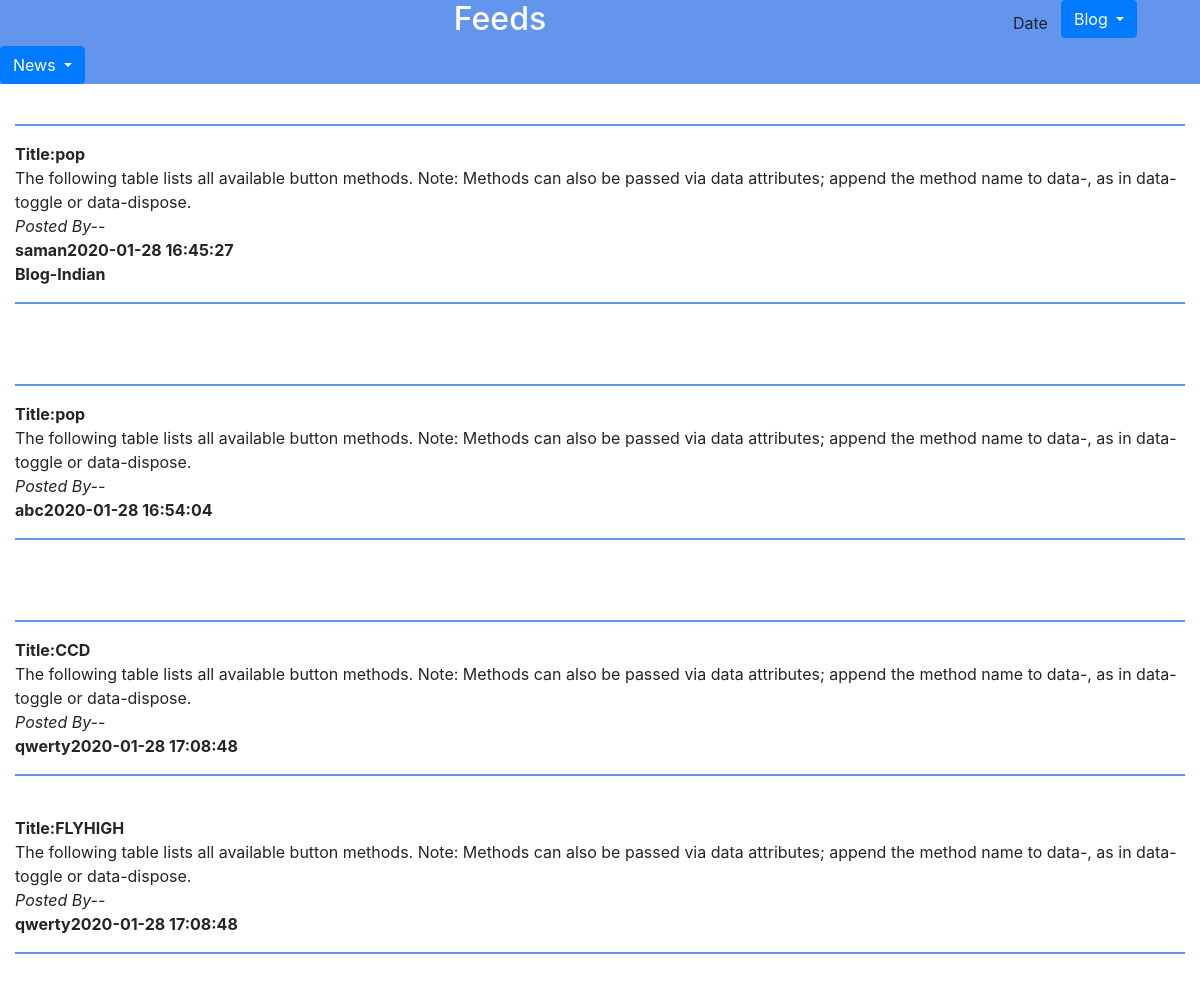
The page /Blogindian.php on the database its author committed.
### tables this page shows
CREATE TABLE `posts` (
  `id` int(20) NOT NULL,
  `name` varchar(200) NOT NULL,
  `title` varchar(200) NOT NULL,
  `post` varchar(200) NOT NULL,
  `time` timestamp NOT NULL DEFAULT current_timestamp() ON UPDATE current_timestamp(),
  `Category` varchar(20) NOT NULL
);

CREATE TABLE `posts1` (
  `id` int(20) NOT NULL,
  `name` varchar(200) NOT NULL,
  `title` varchar(200) NOT NULL,
  `post` varchar(200) NOT NULL,
  `time` timestamp NOT NULL DEFAULT current_timestamp() ON UPDATE current_timestamp(),
  `Category` varchar(20) NOT NULL
);

CREATE TABLE `posts2` (
  `id` int(11) NOT NULL,
  `name` varchar(200) NOT NULL,
  `title` varchar(200) NOT NULL,
  `post` varchar(200) NOT NULL,
  `time` timestamp NOT NULL DEFAULT current_timestamp() ON UPDATE current_timestamp(),
  `Category` varchar(20) NOT NULL
);

### Blogindian.php (the view, shortened to what this page needs)
<?php
$conn = mysqli_connect("localhost","root","","blogapp");
?>
<html>
<head>
    <link type="text/css" rel="stylesheet" href="css/bootstrap.css"/>
</head>
<body>
    <div class="container-fluid">
    <div id="head" class="row">
        <div class="col-md-10" style="text-align:center;"><h2>Feeds</h2></div>
        <button type="button" class="btn">Date</button>
        <div class="dropdown">
  <button type="button" class="btn btn-primary dropdown-toggle" data-toggle="dropdown">
    Blog
  </button>
</div>
<div class="dropdown">
  <button type="button" class="btn btn-primary dropdown-toggle" data-toggle="dropdown">
    News
  </button>
</div>
</div>
<br>
<hr>
<div id="body" class="row">
<div class="col-md-12">
<?php $sql="SELECT * FROM posts WHERE Category='Blog-Indian'";
$result = $conn->query($sql);
if($result->num_rows > 0){
    while($row = $result->fetch_assoc()){
        echo "<b>"."Title:" .$row["title"]."</b>"."<br>".$row["post"]."<br>"."<i>Posted By--</i><br>"."<b>".$row["name"]."</b>"."<b>".$row["time"]."</b>"."<br>"."<b>".$row["Category"]."</b>";
    echo "<hr>";
    echo "<br>";
    }
} else{
    echo "0 results";
}
?>
</div>
</div>
</div>
<div class="container-fluid">
<br>
<hr>
<div id="body" class="row">
<div class="col-md-12">
<?php $sql="SELECT * FROM posts1 WHERE Category='Blog-Indian'";
$result = $conn->query($sql);
if($result->num_rows > 0){
while($row = $result->fetch_assoc()){
    echo "<b>"."Title:" .$row["title"]."</b>"."<br>".$row["post"]."<br>"."<i>Posted By--</i><br>"."<b>".$row["name"]."</b>"."<b>".$row["time"]."</b>";
echo "<hr>";
echo "<br>";
}
} else{
echo "0 results";
}
?>
</div>
</div>
</div>
<div class="container-fluid">
<br>
<hr>
<div id="body" class="row">
<div class="col-md-12">
<?php $sql="SELECT * FROM posts2 WHERE Category='Blog-Indian'";
$result = $conn->query($sql);
if($result->num_rows > 0){
while($row = $result->fetch_assoc()){
    echo "<b>"."Title:" .$row["title"]."</b>"."<br>".$row["post"]."<br>"."<i>Posted By--</i><br>"."<b>".$row["name"]."</b>"."<b>".$row["time"]."</b>";
echo "<hr>";
echo "<br>";
}
} else{
echo "0 results";
}
?>
</div>
</div>
</div>
</body>
    </html>

### Blogindian.php (style rules this page uses)
#head { background-color:cornflowerblue; color:white; }
hr { border: 1px solid cornflowerblue; }

### rows shown on the page
posts: title "pop", post "The following table lists all available button methods. Note: Methods can also be passed via data attributes; append the method name to data-, as in data-toggle or data-dispose.", name "saman", time "2020-01-28 16:45:27", Category "Blog-Indian"
posts1: title "pop", post "The following table lists all available button methods. Note: Methods can also be passed via data attributes; append the method name to data-, as in data-toggle or data-dispose.", name "abc", time "2020-01-28 16:54:04"
posts2: title "CCD", post "The following table lists all available button methods. Note: Methods can also be passed via data attributes; append the method name to data-, as in data-toggle or data-dispose.", name "qwerty", time "2020-01-28 17:08:48"
posts2: title "FLYHIGH", post "The following table lists all available button methods. Note: Methods can also be passed via data attributes; append the method name to data-, as in data-toggle or data-dispose.", name "qwerty", time "2020-01-28 17:08:48"
